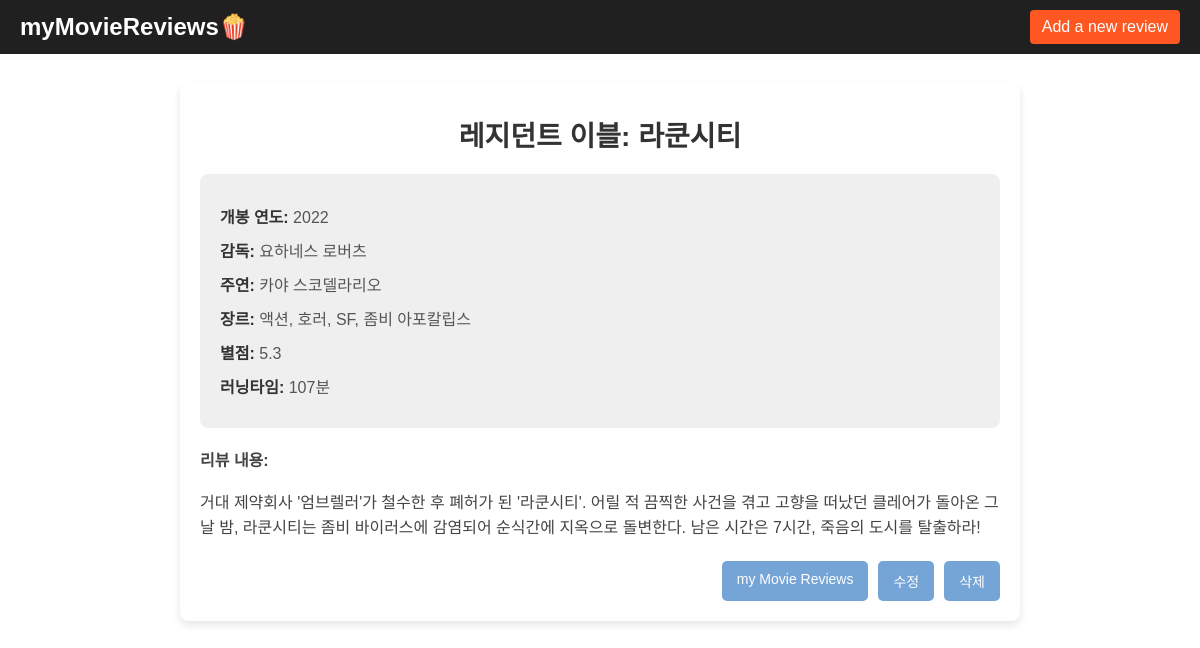
Page /4/ on the committed database.
### ReviewList/models.py (models this page shows)
class Review(models.Model):
    title = models.TextField()  # 영화 제목
    release_year = models.IntegerField(null=True, blank=True) #개봉년도
    director = models.TextField()  # 감독
    main_actor = models.TextField()  # 주연
    genre = models.TextField()  # 장르
    rating = models.DecimalField(max_digits=3, decimal_places=1)  # 별점
    runtime = models.IntegerField()  # 러닝타임 분으로 표기
    content = models.TextField()  # 리뷰 내용
    created_at = models.DateTimeField(auto_now_add=True)  # 작성일

### ReviewList/views.py (the view)
# urls.py: path('<int:id>/', views.review_detail, name='review_detail'),  # 리뷰 디테일
def review_detail(request, id):
    review = get_object_or_404(Review, id=id)
    return render(request, 'review_detail.html', {'review': review})

### ReviewList/templates/review_detail.html (shortened to what this page needs)
<!DOCTYPE html>
<html>
<head>
</head>
<body>
    <header>
        <h1>myMovieReviews🍿</h1>
        <a href="{% url 'ReviewList:review_create' %}">Add a new review</a>
    </header>
    <div class="container">
        <h2>{{ review.title }}</h2>
        <div class="main_review">
            <p><strong>개봉 연도:</strong> {{ review.release_year }}</p>
            <p><strong>감독:</strong> {{ review.director }}</p>
            <p><strong>주연:</strong> {{ review.main_actor }}</p>
            <p><strong>장르:</strong> {{ review.genre }}</p>
            <p><strong>별점:</strong> {{ review.rating }}</p>
            <p><strong>러닝타임:</strong> {{ review.runtime }}분</p>
        </div>
        <div class="review_content">
            <strong>리뷰 내용:</strong>
            <p>{{ review.content }}</p>
        </div>
        <div class="action_links">
            <a href="{% url 'ReviewList:review_list' %}">my Movie Reviews</a>
            <a href="{% url 'ReviewList:review_update' review.id %}">수정</a>
            <a href="{% url 'ReviewList:review_delete' review.id %}">삭제</a>
        </div>
    </div>
</body>
</html>

### ReviewList/templates/review_detail.html (style rules this page uses)
body { font-family: Arial, sans-serif; margin: 0; padding: 0; background-color:white; }
header { background-color: #202020; color: white; padding: 10px 20px; display: flex; justify-content: space-between; align-items: center; }
header h1 { margin: 0; font-size: 24px; }
header a { color: white; text-decoration: none; font-size: 16px; background-color: #ff5722; padding: 8px 12px; border-radius: 4px; }
.container { background-color: white; margin: 30px auto; padding: 20px; max-width: 800px; border-radius: 8px; box-shadow: 0 4px 8px rgba(0, 0, 0, 0.1); }
h2 { font-size: 28px; margin: 10px 0 20px; color: #333; text-align: center; }
.main_review { background-color: #efefef; padding: 20px; border-radius: 8px; margin-bottom: 20px; }
.main_review p { margin: 10px 0; font-size: 16px; color: #555; }
.main_review p strong { font-weight: bold; color: #333; }
.review_content { font-size: 16px; line-height: 1.6; color: #444; margin-bottom: 20px; }
.action_links { display: flex; justify-content: flex-end; gap: 10px; }
.action_links a { text-decoration: none; color: white; background-color: #75a4d7; padding: 10px 15px; border-radius: 5px; font-size: 14px; }

### rows in the picture
Review: title "레지던트 이블: 라쿤시티", release_year "2022", director "요하네스 로버츠", main_actor "카야 스코델라리오", genre "액션, 호러, SF, 좀비 아포칼립스", rating "5.3", runtime "107", content "거대 제약회사 '엄브렐러'가 철수한 후 폐허가 된 '라쿤시티'. 어릴 적 끔찍한 사건을 겪고 고향을 떠났던 클레어가 돌아온 그날 밤, 라쿤시티는 좀비 바이러스에 감염되어 순식간에 지옥으로 돌변한다. 남은 시간은 7시간, 죽음의 도시를 탈출하라!"
